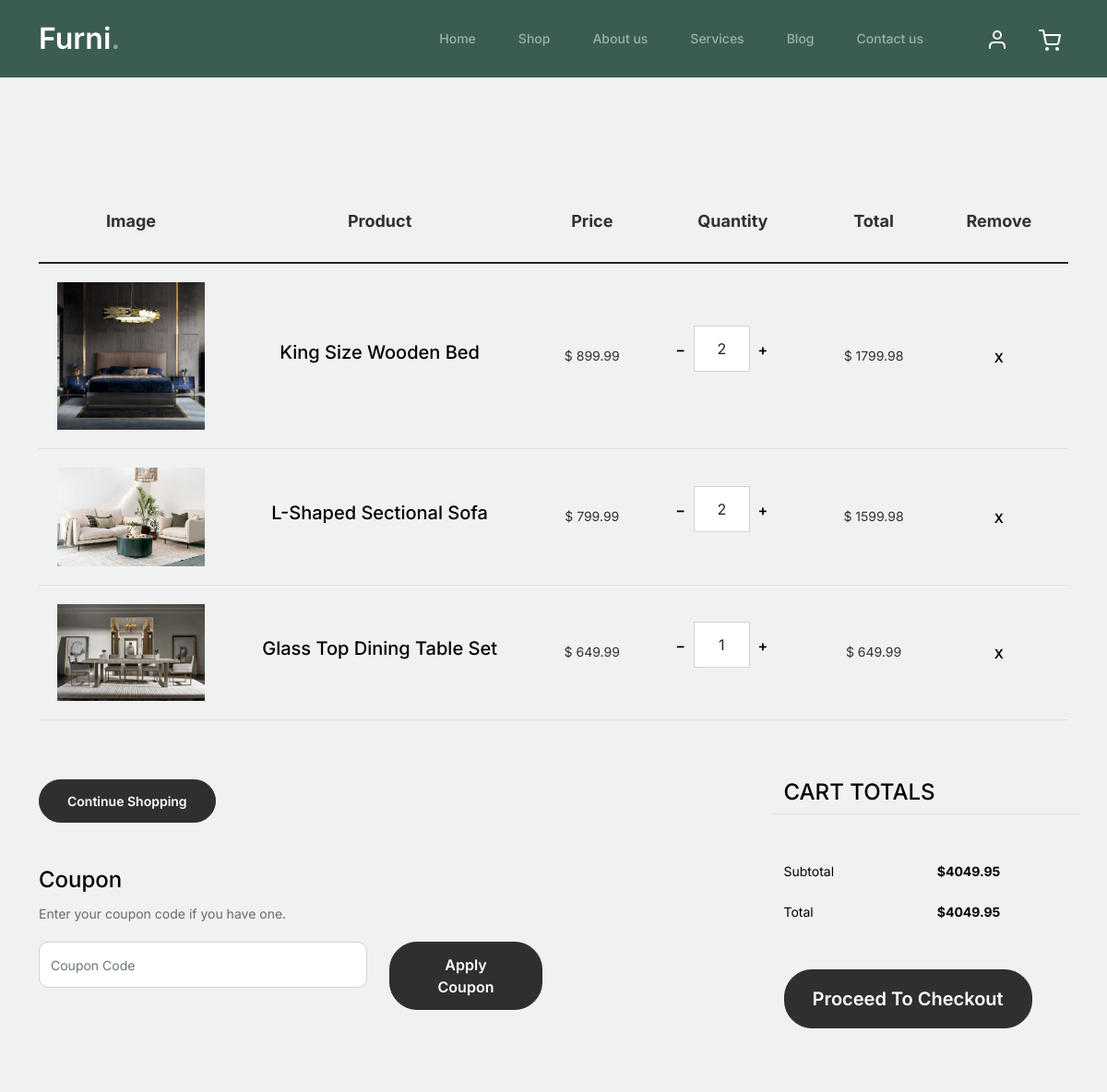
Before: /cart/ (upper part) with the older database file.
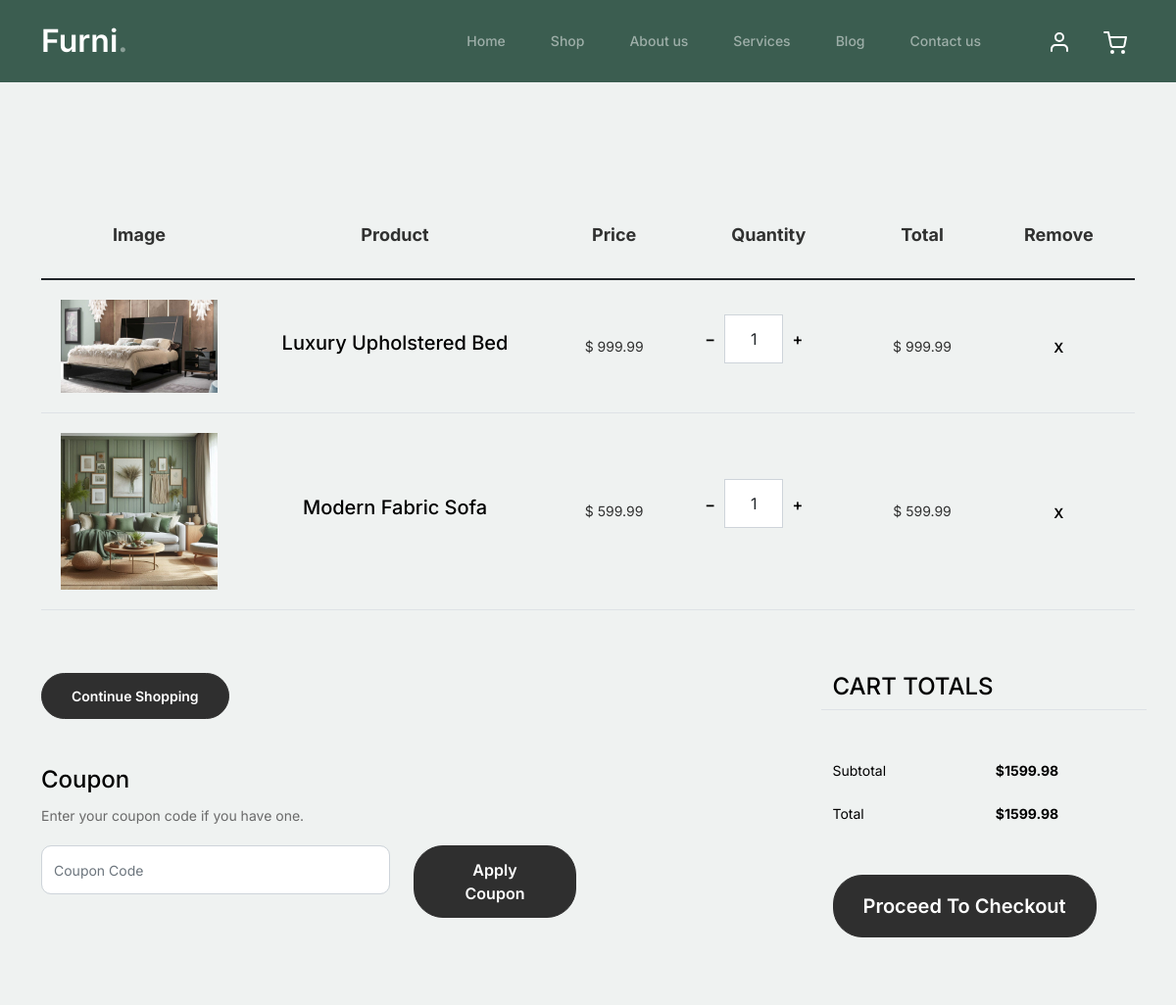
After: the same page with the newer database file.
### shop/models.py (models this page shows, shortened)
class CartItem(models.Model):
    cart = models.ForeignKey(Cart, on_delete=models.CASCADE, related_name='items')
    product = models.ForeignKey(Product, on_delete=models.CASCADE)
    quantity = models.PositiveIntegerField(default=1)
    def total_price(self):
        return self.quantity * self.product.price

class Product(models.Model):
    name = models.CharField(max_length=200)
    slug = AutoSlugField(populate_from='name', unique=True)
    subcategory = models.ForeignKey(Subcategory, on_delete=models.CASCADE, related_name='products')
    description = models.TextField()
    price = models.DecimalField(max_digits=10, decimal_places=2)
    image = models.ImageField(upload_to='products/')
    stock = models.PositiveIntegerField()
    available = models.BooleanField(default=True)
    created_at = models.DateTimeField(auto_now_add=True)
    updated_at = models.DateTimeField(auto_now=True)

### shop/views.py (the view)
# urls.py: path('cart/', view_cart, name='view_cart'),
def view_cart(request):
    if request.user.is_authenticated:
        cart, created = Cart.objects.get_or_create(user=request.user)
    else:
        session_key = request.session.session_key
        if not session_key:
            request.session.create()
            session_key = request.session.session_key
        cart, created = Cart.objects.get_or_create(session_key=session_key)
    cart_items = cart.items.all()
    total_price = sum(item.total_price() for item in cart_items)
    context = {
        'cart_items': cart_items,
        'total_price': total_price,
    }
    return render(request, 'cart.html', context)

### shop/context_processors.py (called while the page is built)
def cart_item_count(request):
    if request.user.is_authenticated:
        cart, created = Cart.objects.get_or_create(user=request.user)
        return {'cart_item_count': cart.items.count()}
    return {'cart_item_count': 0}

### shop/templates/cart.html (shortened to what the changed rows need)
{% extends "base.html" %}
{% load static %}
{% block content %}
  <div class="untree_co-section before-footer-section">
    <div class="container">
      <div class="row mb-5">
        <form class="col-md-12" method="post">
          <div class="site-blocks-table">
            <table class="table">
              <thead>
                <tr>
                  <th class="product-thumbnail">Image</th>
                  <th class="product-name">Product</th>
                  <th class="product-price">Price</th>
                  <th class="product-quantity">Quantity</th>
                  <th class="product-total">Total</th>
                  <th class="product-remove">Remove</th>
                </tr>
              </thead>
              <tbody>
              {% for item in cart_items %}
              <tr>
                  <td class="product-thumbnail">
                    <img
                      src="{{item.product.image.url}}"
                      alt="Image"
                      class="img-fluid "
                    />
                  </td>
                  <td class="product-name">
                    <h2 class="h5 text-black"> {{item.product.name}} </h2>
                  </td>
                  <td>$ {{item.product.price}} </td>
                  <td>
                    <div
                      class="input-group mb-3 d-flex align-items-center quantity-container"
                      style="max-width: 120px"
                    >
                      <div class="input-group-prepend">
                      <a href="{% url 'decrement_item' item.id %}">
                        <button
                          class="btn btn-outline-black decrease"
                          type="button"
                        >
                          &minus;
                        </button>
                      </a>
                      </div>
                      <input
                        type="text"
                        class="form-control text-center quantity-amount"
                        value=" {{item.quantity}} "
                        placeholder=""
                        aria-label="Example text with button addon"
                        aria-describedby="button-addon1"
                      />
                      <div class="input-group-append">
                      <a href="{% url 'increment_item' item.id %}">
                        <button
                          class="btn btn-outline-black increase"
                          type="button"
                        >
                          &plus;
                        </button>
                      </a>
                      </div>
                    </div>
                  </td>
                  <td>$ {{item.total_price}} </td>
                  <td><a href="{% url 'remove_item' item.id %}" class="btn btn-black btn-sm">X</a></td>
                </tr>
              {% endfor %}
              </tbody>
            </table>
          </div>
        </form>
      </div>
      <div class="row">
        <div class="col-md-6 pl-5">
          <div class="row justify-content-end">
            <div class="col-md-7">
              <div class="row mb-3">
                <div class="col-md-6 text-right">
                  <strong class="text-black">${{total_price}} </strong>
                </div>
              </div>
              <div class="row mb-5">
                <div class="col-md-6 text-right">
                  <strong class="text-black">${{total_price}}</strong>
                </div>
              </div>
            </div>
          </div>
        </div>
      </div>
    </div>
  </div>
{% endblock content %}

Changed rows visible on the page:
removed CartItem: product.image (picture), product.name "King Size Wooden Bed", product.price "899.99", quantity "2", total_price "1799.98"
removed CartItem: product.image (picture), product.name "L-Shaped Sectional Sofa", product.price "799.99", quantity "2", total_price "1599.98"
removed CartItem: product.image (picture), product.name "Glass Top Dining Table Set", product.price "649.99", quantity "1", total_price "649.99"
added CartItem: product.image (picture), product.name "Luxury Upholstered Bed", product.price "999.99", quantity "1", total_price "999.99"
added CartItem: product.image (picture), product.name "Modern Fabric Sofa", product.price "599.99", quantity "1", total_price "599.99"
Other visible differences:
{{ total_price }}: "4049.95" → "1599.98"
